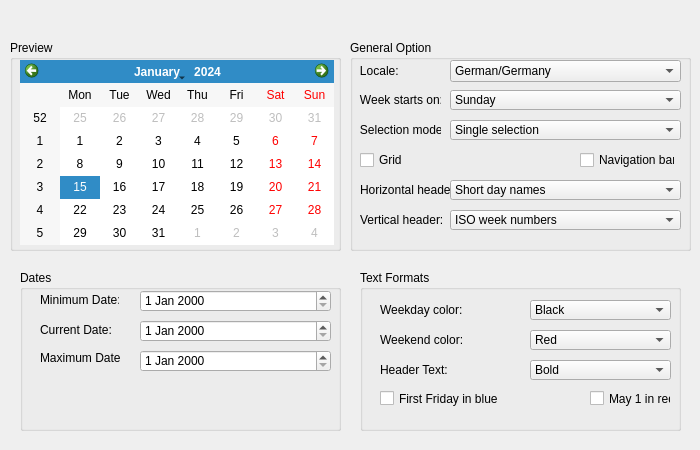
<?xml version="1.0" encoding="UTF-8"?>
<ui version="4.0">
 <class>Form</class>
 <widget class="QWidget" name="Form">
  <property name="geometry">
   <rect>
    <x>0</x>
    <y>0</y>
    <width>700</width>
    <height>450</height>
   </rect>
  </property>
  <property name="windowTitle">
   <string>Calender Widget</string>
  </property>
  <widget class="QGroupBox" name="groupBox">
   <property name="geometry">
    <rect>
     <x>10</x>
     <y>40</y>
     <width>331</width>
     <height>211</height>
    </rect>
   </property>
   <property name="title">
    <string>Preview</string>
   </property>
   <widget class="QWidget" name="verticalLayoutWidget">
    <property name="geometry">
     <rect>
      <x>10</x>
      <y>20</y>
      <width>314</width>
      <height>185</height>
     </rect>
    </property>
    <layout class="QVBoxLayout" name="verticalLayout">
     <item>
      <widget class="QCalendarWidget" name="calendarWidget"/>
     </item>
    </layout>
   </widget>
  </widget>
  <widget class="QGroupBox" name="groupBox_2">
   <property name="geometry">
    <rect>
     <x>350</x>
     <y>40</y>
     <width>341</width>
     <height>211</height>
    </rect>
   </property>
   <property name="title">
    <string>General Option</string>
   </property>
   <widget class="QWidget" name="verticalLayoutWidget_2">
    <property name="geometry">
     <rect>
      <x>100</x>
      <y>20</y>
      <width>231</width>
      <height>22</height>
     </rect>
    </property>
    <layout class="QVBoxLayout" name="verticalLayout_2">
     <item>
      <widget class="QComboBox" name="comboBox_4">
       <item>
        <property name="text">
         <string>German/Germany</string>
        </property>
       </item>
       <item>
        <property name="text">
         <string>Indonesia/Indonesian</string>
        </property>
       </item>
       <item>
        <property name="text">
         <string>Brazil/Brazilian</string>
        </property>
       </item>
      </widget>
     </item>
    </layout>
   </widget>
   <widget class="QWidget" name="verticalLayoutWidget_3">
    <property name="geometry">
     <rect>
      <x>0</x>
      <y>20</y>
      <width>81</width>
      <height>21</height>
     </rect>
    </property>
    <layout class="QVBoxLayout" name="verticalLayout_3">
     <item>
      <widget class="QLabel" name="label_4">
       <property name="text">
        <string>   Locale: </string>
       </property>
      </widget>
     </item>
    </layout>
   </widget>
   <widget class="QLabel" name="label_7">
    <property name="geometry">
     <rect>
      <x>0</x>
      <y>50</y>
      <width>91</width>
      <height>19</height>
     </rect>
    </property>
    <property name="text">
     <string>   Week starts on:</string>
    </property>
   </widget>
   <widget class="QComboBox" name="comboBox_2">
    <property name="geometry">
     <rect>
      <x>100</x>
      <y>50</y>
      <width>231</width>
      <height>20</height>
     </rect>
    </property>
    <item>
     <property name="text">
      <string>Sunday</string>
     </property>
    </item>
    <item>
     <property name="text">
      <string>Monday</string>
     </property>
    </item>
    <item>
     <property name="text">
      <string>Saturday</string>
     </property>
    </item>
   </widget>
   <widget class="QLabel" name="label_8">
    <property name="geometry">
     <rect>
      <x>0</x>
      <y>80</y>
      <width>91</width>
      <height>19</height>
     </rect>
    </property>
    <property name="text">
     <string>   Selection mode:</string>
    </property>
   </widget>
   <widget class="QComboBox" name="comboBox_3">
    <property name="geometry">
     <rect>
      <x>100</x>
      <y>80</y>
      <width>231</width>
      <height>20</height>
     </rect>
    </property>
    <item>
     <property name="text">
      <string>Single selection</string>
     </property>
    </item>
    <item>
     <property name="text">
      <string>Double selection</string>
     </property>
    </item>
   </widget>
   <widget class="QWidget" name="verticalLayoutWidget_4">
    <property name="geometry">
     <rect>
      <x>10</x>
      <y>110</y>
      <width>71</width>
      <height>21</height>
     </rect>
    </property>
    <layout class="QVBoxLayout" name="verticalLayout_4">
     <item>
      <widget class="QCheckBox" name="checkBox">
       <property name="text">
        <string>Grid</string>
       </property>
      </widget>
     </item>
    </layout>
   </widget>
   <widget class="QWidget" name="verticalLayoutWidget_5">
    <property name="geometry">
     <rect>
      <x>230</x>
      <y>110</y>
      <width>95</width>
      <height>21</height>
     </rect>
    </property>
    <layout class="QVBoxLayout" name="verticalLayout_5">
     <item>
      <widget class="QCheckBox" name="checkBox_2">
       <property name="text">
        <string>Navigation bar</string>
       </property>
      </widget>
     </item>
    </layout>
   </widget>
   <widget class="QComboBox" name="comboBox_5">
    <property name="geometry">
     <rect>
      <x>100</x>
      <y>140</y>
      <width>231</width>
      <height>20</height>
     </rect>
    </property>
    <item>
     <property name="text">
      <string>Short day names</string>
     </property>
    </item>
    <item>
     <property name="text">
      <string>Short year names</string>
     </property>
    </item>
   </widget>
   <widget class="QLabel" name="label_9">
    <property name="geometry">
     <rect>
      <x>10</x>
      <y>140</y>
      <width>91</width>
      <height>19</height>
     </rect>
    </property>
    <property name="text">
     <string>Horizontal header:</string>
    </property>
   </widget>
   <widget class="QLabel" name="label_10">
    <property name="geometry">
     <rect>
      <x>10</x>
      <y>170</y>
      <width>91</width>
      <height>19</height>
     </rect>
    </property>
    <property name="text">
     <string>Vertical header:</string>
    </property>
   </widget>
   <widget class="QComboBox" name="comboBox_6">
    <property name="geometry">
     <rect>
      <x>100</x>
      <y>170</y>
      <width>231</width>
      <height>20</height>
     </rect>
    </property>
    <item>
     <property name="text">
      <string>ISO week numbers</string>
     </property>
    </item>
    <item>
     <property name="text">
      <string>ISO year number</string>
     </property>
    </item>
   </widget>
  </widget>
  <widget class="QGroupBox" name="groupBox_3">
   <property name="geometry">
    <rect>
     <x>20</x>
     <y>270</y>
     <width>321</width>
     <height>161</height>
    </rect>
   </property>
   <property name="title">
    <string>Dates</string>
   </property>
   <widget class="QLabel" name="label_3">
    <property name="geometry">
     <rect>
      <x>20</x>
      <y>80</y>
      <width>81</width>
      <height>16</height>
     </rect>
    </property>
    <property name="text">
     <string>Maximum Date:</string>
    </property>
   </widget>
   <widget class="QDateEdit" name="dateEdit">
    <property name="geometry">
     <rect>
      <x>120</x>
      <y>20</y>
      <width>191</width>
      <height>22</height>
     </rect>
    </property>
   </widget>
   <widget class="QDateEdit" name="dateEdit_2">
    <property name="geometry">
     <rect>
      <x>120</x>
      <y>50</y>
      <width>191</width>
      <height>22</height>
     </rect>
    </property>
   </widget>
   <widget class="QDateEdit" name="dateEdit_3">
    <property name="geometry">
     <rect>
      <x>120</x>
      <y>80</y>
      <width>191</width>
      <height>22</height>
     </rect>
    </property>
   </widget>
   <widget class="QLabel" name="label_5">
    <property name="geometry">
     <rect>
      <x>20</x>
      <y>20</y>
      <width>79</width>
      <height>19</height>
     </rect>
    </property>
    <property name="text">
     <string>Minimum Date:</string>
    </property>
   </widget>
   <widget class="QLabel" name="label_6">
    <property name="geometry">
     <rect>
      <x>20</x>
      <y>50</y>
      <width>79</width>
      <height>19</height>
     </rect>
    </property>
    <property name="text">
     <string>Current Date:</string>
    </property>
   </widget>
  </widget>
  <widget class="QGroupBox" name="groupBox_4">
   <property name="geometry">
    <rect>
     <x>360</x>
     <y>270</y>
     <width>321</width>
     <height>161</height>
    </rect>
   </property>
   <property name="title">
    <string>Text Formats</string>
   </property>
   <widget class="QLabel" name="label_11">
    <property name="geometry">
     <rect>
      <x>20</x>
      <y>30</y>
      <width>91</width>
      <height>19</height>
     </rect>
    </property>
    <property name="text">
     <string>Weekday color:</string>
    </property>
   </widget>
   <widget class="QLabel" name="label_12">
    <property name="geometry">
     <rect>
      <x>20</x>
      <y>60</y>
      <width>91</width>
      <height>19</height>
     </rect>
    </property>
    <property name="text">
     <string>Weekend color:</string>
    </property>
   </widget>
   <widget class="QLabel" name="label_13">
    <property name="geometry">
     <rect>
      <x>20</x>
      <y>90</y>
      <width>91</width>
      <height>19</height>
     </rect>
    </property>
    <property name="text">
     <string>Header Text:</string>
    </property>
   </widget>
   <widget class="QComboBox" name="comboBox_7">
    <property name="geometry">
     <rect>
      <x>170</x>
      <y>30</y>
      <width>141</width>
      <height>20</height>
     </rect>
    </property>
    <item>
     <property name="text">
      <string>Black</string>
     </property>
    </item>
    <item>
     <property name="text">
      <string>Red</string>
     </property>
    </item>
    <item>
     <property name="text">
      <string>White</string>
     </property>
    </item>
   </widget>
   <widget class="QComboBox" name="comboBox_8">
    <property name="geometry">
     <rect>
      <x>170</x>
      <y>60</y>
      <width>141</width>
      <height>20</height>
     </rect>
    </property>
    <item>
     <property name="text">
      <string>Red</string>
     </property>
    </item>
    <item>
     <property name="text">
      <string>Black</string>
     </property>
    </item>
    <item>
     <property name="text">
      <string>White</string>
     </property>
    </item>
   </widget>
   <widget class="QComboBox" name="comboBox_9">
    <property name="geometry">
     <rect>
      <x>170</x>
      <y>90</y>
      <width>141</width>
      <height>20</height>
     </rect>
    </property>
    <item>
     <property name="text">
      <string>Bold</string>
     </property>
    </item>
    <item>
     <property name="text">
      <string>Italic</string>
     </property>
    </item>
    <item>
     <property name="text">
      <string>Underline</string>
     </property>
    </item>
   </widget>
   <widget class="QCheckBox" name="checkBox_3">
    <property name="geometry">
     <rect>
      <x>20</x>
      <y>120</y>
      <width>121</width>
      <height>17</height>
     </rect>
    </property>
    <property name="text">
     <string>First Friday in blue</string>
    </property>
   </widget>
   <widget class="QCheckBox" name="checkBox_4">
    <property name="geometry">
     <rect>
      <x>230</x>
      <y>120</y>
      <width>81</width>
      <height>17</height>
     </rect>
    </property>
    <property name="text">
     <string>May 1 in red</string>
    </property>
   </widget>
  </widget>
 </widget>
 <resources/>
 <connections/>
</ui>
